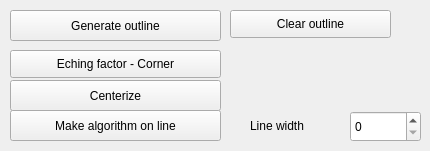
   <widget class="QWidget" name="Outline">
    <attribute name="title">
     <string>Outline</string>
    </attribute>
    <widget class="QPushButton" name="pushButtonGenerateOutline">
     <property name="geometry">
      <rect>
       <x>10</x>
       <y>10</y>
       <width>211</width>
       <height>31</height>
      </rect>
     </property>
     <property name="text">
      <string>Generate outline</string>
     </property>
    </widget>
    <widget class="QPushButton" name="pushButtonEchingFactor">
     <property name="geometry">
      <rect>
       <x>10</x>
       <y>50</y>
       <width>211</width>
       <height>28</height>
      </rect>
     </property>
     <property name="text">
      <string>Eching factor - Corner</string>
     </property>
    </widget>
    <widget class="QPushButton" name="pushButtonClearOutline">
     <property name="geometry">
      <rect>
       <x>230</x>
       <y>10</y>
       <width>161</width>
       <height>28</height>
      </rect>
     </property>
     <property name="text">
      <string>Clear outline</string>
     </property>
    </widget>
    <widget class="QPushButton" name="pushButtonGenerateCenter">
     <property name="geometry">
      <rect>
       <x>10</x>
       <y>80</y>
       <width>211</width>
       <height>31</height>
      </rect>
     </property>
     <property name="text">
      <string>Centerize</string>
     </property>
    </widget>
    <widget class="QPushButton" name="pushButtonGenerateAlgorithmFromOutline">
     <property name="geometry">
      <rect>
       <x>10</x>
       <y>110</y>
       <width>211</width>
       <height>31</height>
      </rect>
     </property>
     <property name="text">
      <string>Make algorithm on line</string>
     </property>
    </widget>
    <widget class="QSpinBox" name="spinBoxOutlineWidth">
     <property name="geometry">
      <rect>
       <x>350</x>
       <y>111</y>
       <width>71</width>
       <height>31</height>
      </rect>
     </property>
     <property name="maximum">
      <number>99999999</number>
     </property>
    </widget>
    <widget class="QLabel" name="label_26">
     <property name="geometry">
      <rect>
       <x>250</x>
       <y>110</y>
       <width>91</width>
       <height>31</height>
      </rect>
     </property>
     <property name="text">
      <string>Line width</string>
     </property>
    </widget>
   </widget>
